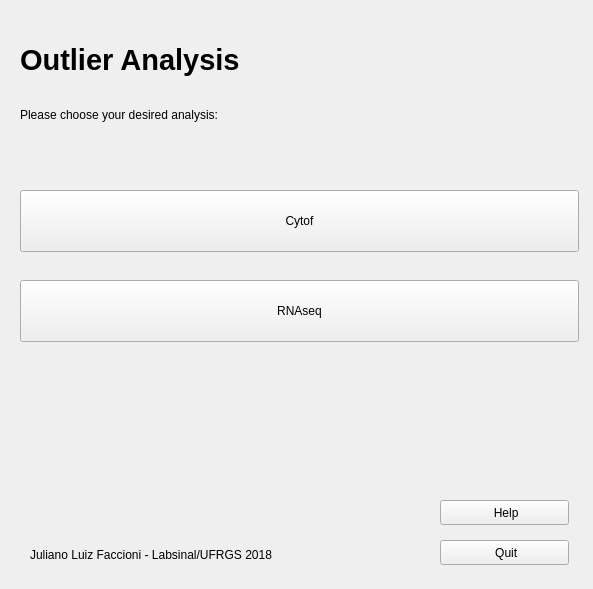
<?xml version="1.0" encoding="UTF-8"?>
<ui version="4.0">
 <class>Form</class>
 <widget class="QWidget" name="Form">
  <property name="geometry">
   <rect>
    <x>0</x>
    <y>0</y>
    <width>593</width>
    <height>589</height>
   </rect>
  </property>
  <property name="windowTitle">
   <string>Form</string>
  </property>
  <widget class="QPushButton" name="rnaseq_btn_main">
   <property name="geometry">
    <rect>
     <x>20</x>
     <y>280</y>
     <width>559</width>
     <height>62</height>
    </rect>
   </property>
   <property name="sizePolicy">
    <sizepolicy hsizetype="Minimum" vsizetype="MinimumExpanding">
     <horstretch>0</horstretch>
     <verstretch>0</verstretch>
    </sizepolicy>
   </property>
   <property name="text">
    <string>RNAseq</string>
   </property>
  </widget>
  <widget class="QPushButton" name="quit_main">
   <property name="geometry">
    <rect>
     <x>440</x>
     <y>540</y>
     <width>129</width>
     <height>25</height>
    </rect>
   </property>
   <property name="text">
    <string> Quit</string>
   </property>
   <property name="icon">
    <iconset>
     <normaloff>../../colony_counter/UI/icons/quit.svg</normaloff>../../colony_counter/UI/icons/quit.svg</iconset>
   </property>
  </widget>
  <widget class="QLabel" name="title_main">
   <property name="geometry">
    <rect>
     <x>20</x>
     <y>30</y>
     <width>531</width>
     <height>61</height>
    </rect>
   </property>
   <property name="text">
    <string>&lt;html&gt;&lt;head/&gt;&lt;body&gt;&lt;p&gt;&lt;span style=&quot; font-size:22pt; font-weight:600;&quot;&gt;Outlier Analysis&lt;/span&gt;&lt;/p&gt;&lt;/body&gt;&lt;/html&gt;</string>
   </property>
   <property name="textFormat">
    <enum>Qt::RichText</enum>
   </property>
  </widget>
  <widget class="QPushButton" name="cytof_btn_main">
   <property name="geometry">
    <rect>
     <x>20</x>
     <y>190</y>
     <width>559</width>
     <height>62</height>
    </rect>
   </property>
   <property name="sizePolicy">
    <sizepolicy hsizetype="Minimum" vsizetype="MinimumExpanding">
     <horstretch>0</horstretch>
     <verstretch>0</verstretch>
    </sizepolicy>
   </property>
   <property name="text">
    <string>Cytof</string>
   </property>
  </widget>
  <widget class="QLabel" name="description_main">
   <property name="geometry">
    <rect>
     <x>20</x>
     <y>90</y>
     <width>301</width>
     <height>51</height>
    </rect>
   </property>
   <property name="text">
    <string>&lt;html&gt;&lt;head/&gt;&lt;body&gt;&lt;p&gt;Please choose your desired analysis:&lt;/p&gt;&lt;/body&gt;&lt;/html&gt;</string>
   </property>
   <property name="textFormat">
    <enum>Qt::RichText</enum>
   </property>
  </widget>
  <widget class="QLabel" name="credits_main">
   <property name="geometry">
    <rect>
     <x>30</x>
     <y>530</y>
     <width>301</width>
     <height>51</height>
    </rect>
   </property>
   <property name="text">
    <string>&lt;html&gt;&lt;head/&gt;&lt;body&gt;&lt;p&gt;Juliano Luiz Faccioni - Labsinal/UFRGS 2018&lt;/p&gt;&lt;/body&gt;&lt;/html&gt;</string>
   </property>
   <property name="textFormat">
    <enum>Qt::RichText</enum>
   </property>
  </widget>
  <widget class="QPushButton" name="help_main">
   <property name="geometry">
    <rect>
     <x>440</x>
     <y>500</y>
     <width>129</width>
     <height>25</height>
    </rect>
   </property>
   <property name="text">
    <string> Help</string>
   </property>
   <property name="icon">
    <iconset>
     <normaloff>../../colony_counter/UI/icons/help.svg</normaloff>../../colony_counter/UI/icons/help.svg</iconset>
   </property>
  </widget>
 </widget>
 <resources/>
 <connections/>
</ui>
